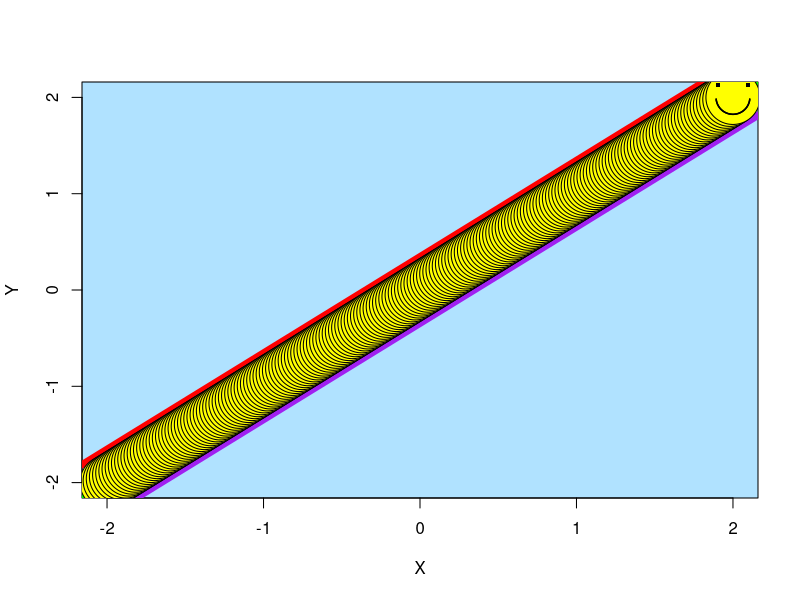
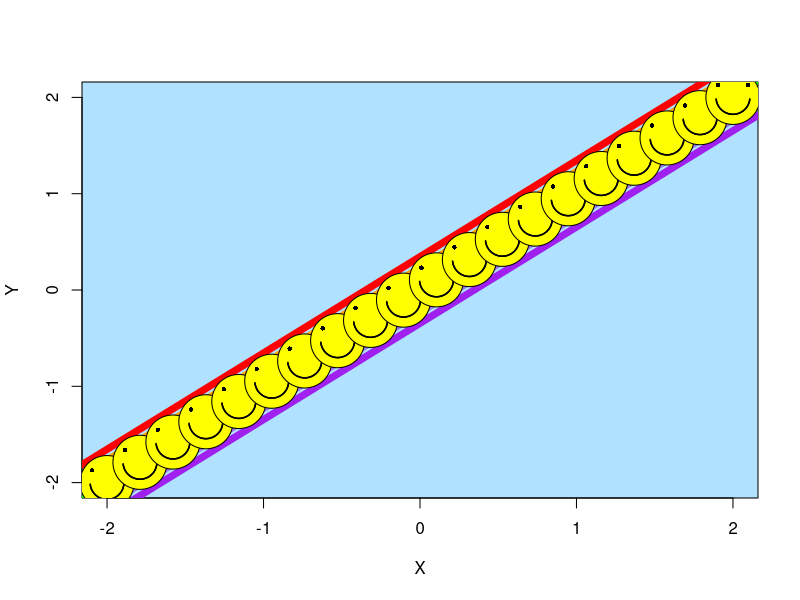
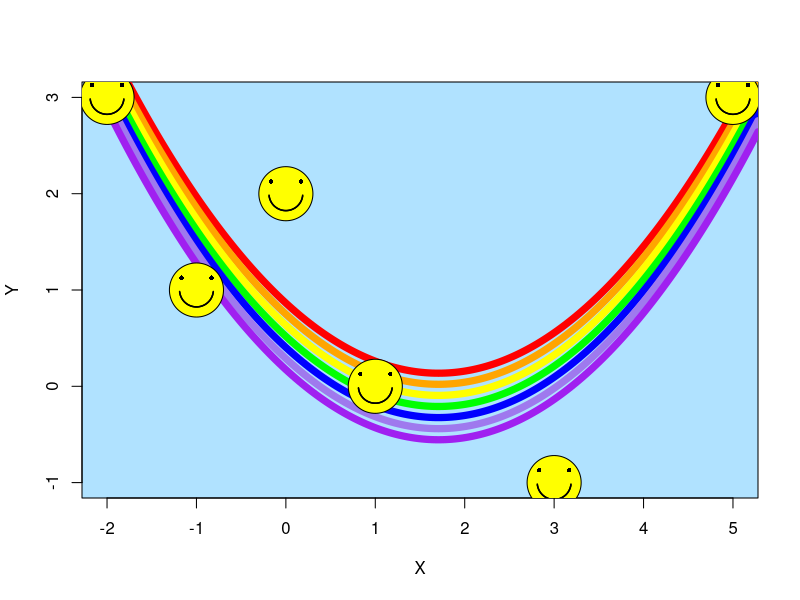
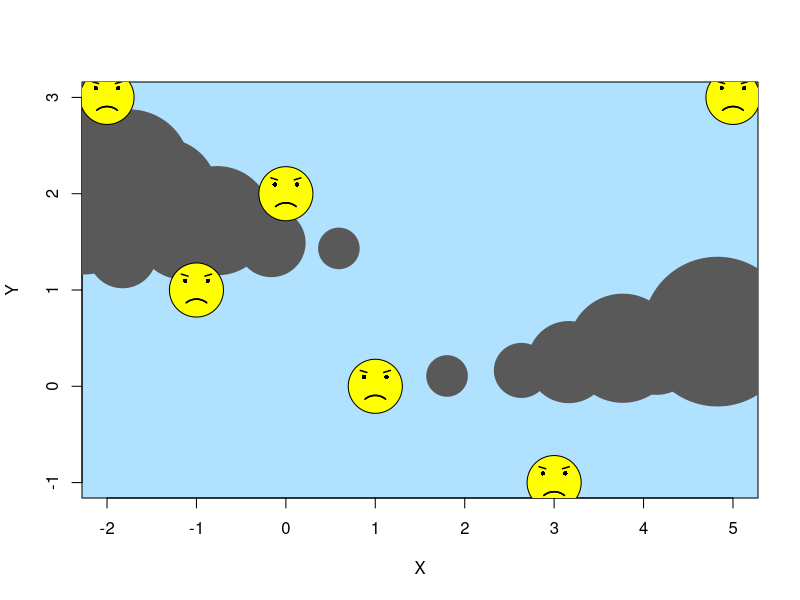

Reproduce these figures in R, in order.
###Code for plotting scatterplot with smiley faces 
###COPYRIGHT ROB KNELL 2013 don't you rip this masterful code off damnit.


library(plotrix)	###Loads the plotrix library. This is not part of the base R installation so you might need to install it.

###Smile - draws your data plotted as smiley faces with a lovely rainbow in the background if you want it.
###Arguments: X,Y, two data vectors
###xlab  Label for x axis
###ylab  Label for y axis
###emotion defaults to "happy", other possible value is "grumpy"
###if emotion is happy then happy faces and a lovely rainbow, if it is grumpy then grumpy faces and dark clouds
###size  Relative size of faces
###face	 Colour of faces. Defaults to yellow.
###background   Background colour. Defaults to sky blue
###rainbow.gap  adjusts the gap between different colours of the rainbow. If it has gaps then make this smaller.
###rainbow.size adjusts the widths of the different colours of the rainbow. If it doesn't look right then fiddle with this a little too. 
### If you don't want a rainbow then set rainbow.size to zero.



smile<-function(X,Y,xlab="X",size=1,ylab="Y",emotion="happy",face="yellow",background="lightskyblue1",rainbow.gap=1,rainbow.size=1,cloud="grey35"){
	
	plot(X,Y,type="n",axes="F",xlab=xlab,ylab=ylab)		###Draw graph without axes or data points
	
	lim <- par("usr")
	fig.dim<-par("fin")
	rect(lim[1],lim[3],lim[2],lim[4],border=background,col=background)   ###Draw a nice pretty background
	axis(1) ## add axes back
	axis(2)
	box()   ## and the plot frame
	rangeX<-lim[2]-lim[1]						###Range of X
	rangeY<-(lim[4]-lim[3])*fig.dim[1]/fig.dim[2]						###Range of Y
	
	
	if (emotion=="happy"){
		poly<-lm(Y~X+I(X^2))						###Fit polynomial
		A<-poly$coefficients[1]						###Get the coefficients
		B1<-poly$coefficients[2]
		B2<-poly$coefficients[3]
		X1<-seq(lim[1],lim[2],length=200)			###Dummy X variable
		Y1<-A+B1*X1+B2*(X1^2)						###Predicted values
		points(X1,Y1+rangeY/50*3*rainbow.gap,type="l",lwd=rainbow.size*7,col="red")		###Draw the rainbow
		points(X1,Y1+rangeY/50*2*rainbow.gap,type="l",lwd=rainbow.size*7,col="orange")
		points(X1,Y1+rangeY/50*rainbow.gap,type="l",lwd=rainbow.size*7,col="yellow")
		points(X1,Y1,type="l",lwd=rainbow.size*7,col="green")
		points(X1,Y1-rangeY/50*rainbow.gap,type="l",lwd=rainbow.size*7,col="blue")
		points(X1,Y1-rangeY/50*2*rainbow.gap,type="l",lwd=rainbow.size*7,col="mediumpurple2")
		points(X1,Y1-rangeY/50*3*rainbow.gap,type="l",lwd=rainbow.size*7,col="purple")
	}
	
	if (emotion=="grumpy") {
		
		cloud1.x<-c(0.2,0.15,0.28,0.12,0.05,0.07,0.38,0,0.06)	#vector of adjustments for circle positions for x-coords of cloud 1
		cloud1.y<-c(0.5,0.48,0.46,0.55,0.53,0.59,0.45,0.55,0.44)	##vector of adjustments for circle positions for y-coords of cloud 1
		cloud1.radius<-c(0.08,0.07,0.05,0.08,0.06,0.09,0.03,0.12,0.05)    ##vector of adjustments for circle radius of cloud 1
		
		for (i in 1:length(cloud1.x)){
		draw.circle(lim[1]+rangeX*cloud1.x[i],lim[3]+rangeY*cloud1.y[i],radius=rangeX*cloud1.radius[i],col=cloud,border=cloud)}	#draw cloud 1
		cloud2.x<-c(0.94,0.8,0.85,0.72,0.65,0.54)	#vector of adjustments for circle positions for x-coords of cloud 2
		cloud2.y<-c(0.3,0.27,0.26,0.245,0.23,0.22)	##vector of adjustments for circle positions for y-coords of cloud 1
		cloud2.radius<-c(0.11,0.08,0.06,0.06,0.04,0.03)    ##vector of adjustments for circle radius of cloud 1
		
		for (i in 1:length(cloud2.x)){
		draw.circle(lim[1]+rangeX*cloud2.x[i],lim[3]+rangeY*cloud2.y[i],radius=rangeX*cloud2.radius[i],col=cloud,border=cloud)}	#draw cloud 2
		
	}
	
	
	for(i in 1:length(X)){						###Draws the circles
		draw.circle(X[i],Y[i],radius=(rangeX/25)*size,col=face,border="black")

	if (emotion=="happy") 		##Draw happy eyes
		{points(X[i]+rangeX*size/45,Y[i]+rangeY*size/45,pch=16,cex=0.6*size)	###Right eye
		points(X[i]-rangeX*size/45,Y[i]+rangeY*size/45,pch=16,cex=0.6*size)}	###Left eye
	
	if (emotion=="grumpy") 		##Draw grumpy eyes and eyebrows
		{points(X[i]+rangeX*size/60,Y[i]+rangeY*size/60,pch=16,cex=0.6*size)	###Right eye
		points(X[i]-rangeX*size/60,Y[i]+rangeY*size/60,pch=16,cex=0.6*size)		###Left eye
		lines(x=c(X[i]+rangeX*size/45,X[i]+rangeX*size/80),y=c(Y[i]+rangeY*size/35,Y[i]+rangeY*size/40),lwd=1.5*size)		##Right eyebrow
		lines(x=c(X[i]-rangeX*size/45,X[i]-rangeX*size/80),y=c(Y[i]+rangeY*size/35,Y[i]+rangeY*size/40),lwd=1.5*size)}		##Left eyebrow

	if (emotion=="happy") 
		{draw.arc(X[i],Y[i],radius=(rangeX/40)*size,deg1=185,deg2=355,lwd=1.5*size)}   ###Draw smile
	if (emotion=="grumpy") 
		{draw.arc(X[i],Y[i]-rangeY*size/22,radius=(rangeX/42)*size,deg1=50,deg2=130,lwd=1.5*size)}		###Draw grumpy mouth	
	
		}	
}


 X <- seq(-2, 2, length = 200)
 Y <- seq(-2, 2, length = 200)
 smile(X, Y)
 Y <- seq(-2, 2, length = 20)
 X <- seq(-2, 2, length = 20)
 smile(X, Y)
 par("usr")
X <- c(1, 0, 3, 5, -1, -2)
Y <- c(0, 2, -1, 3, 1, 3)
smile(X, Y)
 
 smile(X, Y, emotion = "grumpy")
